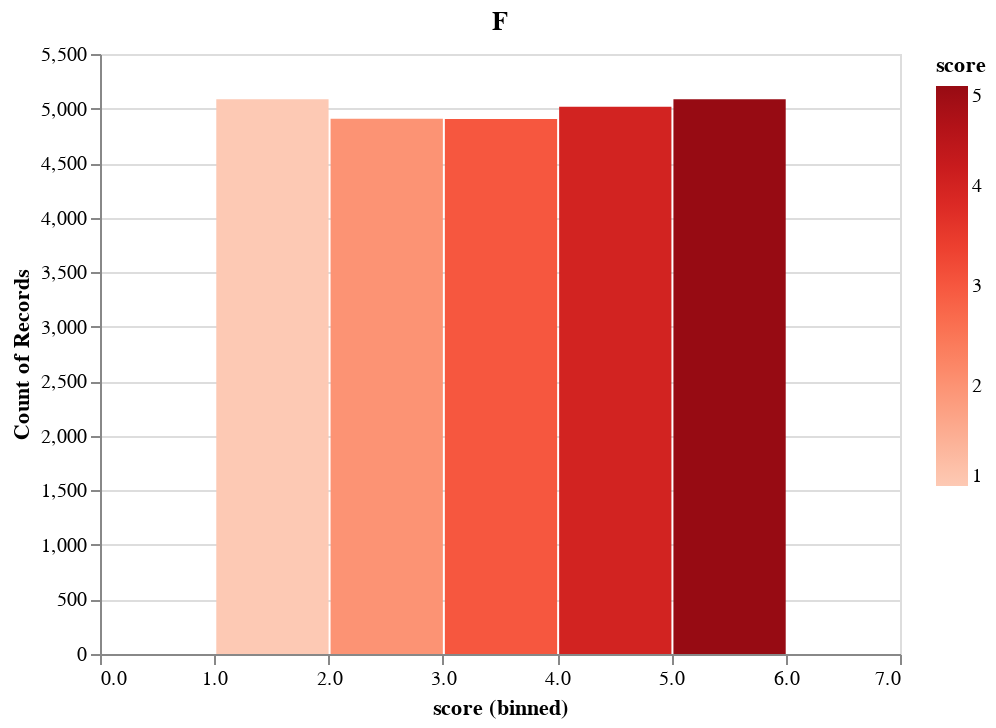

Here is the notebook cell this chart was saved with:
### Markdown cell above
### Make a histogram 

Make a histogram of your draws from F. You might want to use [Altair](https://altair-viz.github.io/gallery/simple_histogram.html).

### Code cell
import altair as alt

c1 = None # your plot

c1

### Figure 1 — Vega-Lite specification as saved in the notebook (floating-point values rounded to 4 significant figures; data arrays with more than 128 entries replaced by an {"elided": "..."} marker saying what was removed)
{"config": {"view": {"continuousWidth": 400, "continuousHeight": 300}}, "data": {"name": "data-87f50c5ed3be373a79876a7bfdab0cc0"}, "mark": "bar", "encoding": {"color": {"type": "quantitative", "field": "score", "scale": {"scheme": "reds"}}, "x": {"type": "quantitative", "bin": {"extent": [0, 7], "step": 1}, "field": "score"}, "y": {"type": "quantitative", "aggregate": "count"}}, "title": "F", "$schema": "https://vega.github.io/schema/vega-lite/v4.8.1.json", "datasets": {"data-87f50c5ed3be373a79876a7bfdab0cc0": {"elided": "25000 records"}}}
